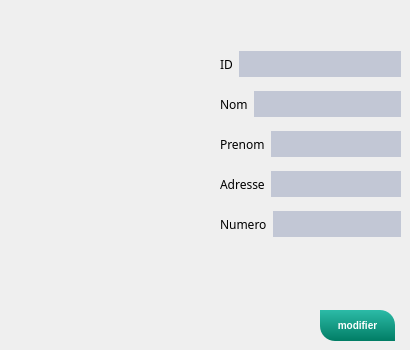
      <widget class="QWidget" name="tab_14">
       <attribute name="title">
        <string>Modifier Client</string>
       </attribute>
       <widget class="QPushButton" name="modifmenub">
        <property name="geometry">
         <rect>
          <x>320</x>
          <y>310</y>
          <width>75</width>
          <height>31</height>
         </rect>
        </property>
        <property name="styleSheet">
         <string notr="true">QPushButton
{
	background-color: qlineargradient(spread:repeat, x1:1, y1:0, x2:1, y2:1, stop:0 rgba(44, 187, 167, 255),stop:1 rgba(1, 125, 101, 255));
	color: #fff;
	font-size: 10px;
	font-weight: bold;
	border-top-right-radius: 15px;
	border-top-left-radius: 0px;
	border-bottom-right-radius: 0px;
	border-bottom-left-radius: 15px;
	padding: 10px;

}


QPushButton::disabled
{
	background-color: #5c5c5c;

}


QPushButton::hover
{
	background-color: #fca503;

}


QPushButton::pressed
{
	background-color: #3d4ef2;

}

</string>
        </property>
        <property name="text">
         <string>modifier</string>
        </property>
       </widget>
       <widget class="QWidget" name="layoutWidget">
        <property name="geometry">
         <rect>
          <x>220</x>
          <y>50</y>
          <width>181</width>
          <height>28</height>
         </rect>
        </property>
        <layout class="QHBoxLayout" name="horizontalLayout_6">
         <item>
          <widget class="QLabel" name="label_48">
           <property name="font">
            <font>
             <family>Segoe Print</family>
            </font>
           </property>
           <property name="text">
            <string>ID</string>
           </property>
          </widget>
         </item>
         <item>
          <widget class="QLineEdit" name="modifmenu">
           <property name="styleSheet">
            <string notr="true">	background-color: #c2c7d5;
	color: #2a547f;
	border: none;
	padding: 5px;
</string>
           </property>
          </widget>
         </item>
        </layout>
       </widget>
       <widget class="QWidget" name="layoutWidget">
        <property name="geometry">
         <rect>
          <x>220</x>
          <y>90</y>
          <width>181</width>
          <height>28</height>
         </rect>
        </property>
        <layout class="QHBoxLayout" name="horizontalLayout_7">
         <item>
          <widget class="QLabel" name="label_43">
           <property name="font">
            <font>
             <family>Segoe Print</family>
            </font>
           </property>
           <property name="text">
            <string>Nom</string>
           </property>
          </widget>
         </item>
         <item>
          <widget class="QLineEdit" name="modifmenu2">
           <property name="styleSheet">
            <string notr="true">	background-color: #c2c7d5;
	color: #2a547f;
	border: none;
	padding: 5px;
</string>
           </property>
          </widget>
         </item>
        </layout>
       </widget>
       <widget class="QWidget" name="layoutWidget">
        <property name="geometry">
         <rect>
          <x>220</x>
          <y>130</y>
          <width>181</width>
          <height>28</height>
         </rect>
        </property>
        <layout class="QHBoxLayout" name="horizontalLayout_8">
         <item>
          <widget class="QLabel" name="label_44">
           <property name="font">
            <font>
             <family>Segoe Print</family>
            </font>
           </property>
           <property name="text">
            <string>Prenom</string>
           </property>
          </widget>
         </item>
         <item>
          <widget class="QLineEdit" name="modifmenu3">
           <property name="styleSheet">
            <string notr="true">	background-color: #c2c7d5;
	color: #2a547f;
	border: none;
	padding: 5px;
</string>
           </property>
          </widget>
         </item>
        </layout>
       </widget>
       <widget class="QWidget" name="layoutWidget">
        <property name="geometry">
         <rect>
          <x>220</x>
          <y>170</y>
          <width>181</width>
          <height>28</height>
         </rect>
        </property>
        <layout class="QHBoxLayout" name="horizontalLayout_9">
         <item>
          <widget class="QLabel" name="label_45">
           <property name="font">
            <font>
             <family>Segoe Print</family>
            </font>
           </property>
           <property name="text">
            <string>Adresse</string>
           </property>
          </widget>
         </item>
         <item>
          <widget class="QLineEdit" name="modifmenu4">
           <property name="styleSheet">
            <string notr="true">	background-color: #c2c7d5;
	color: #2a547f;
	border: none;
	padding: 5px;
</string>
           </property>
          </widget>
         </item>
        </layout>
       </widget>
       <widget class="QWidget" name="layoutWidget">
        <property name="geometry">
         <rect>
          <x>220</x>
          <y>210</y>
          <width>181</width>
          <height>28</height>
         </rect>
        </property>
        <layout class="QHBoxLayout" name="horizontalLayout_10">
         <item>
          <widget class="QLabel" name="label_47">
           <property name="font">
            <font>
             <family>Segoe Print</family>
            </font>
           </property>
           <property name="text">
            <string>Numero</string>
           </property>
          </widget>
         </item>
         <item>
          <widget class="QLineEdit" name="modifmenu5">
           <property name="styleSheet">
            <string notr="true">	background-color: #c2c7d5;
	color: #2a547f;
	border: none;
	padding: 5px;</string>
           </property>
          </widget>
         </item>
        </layout>
       </widget>
      </widget>
